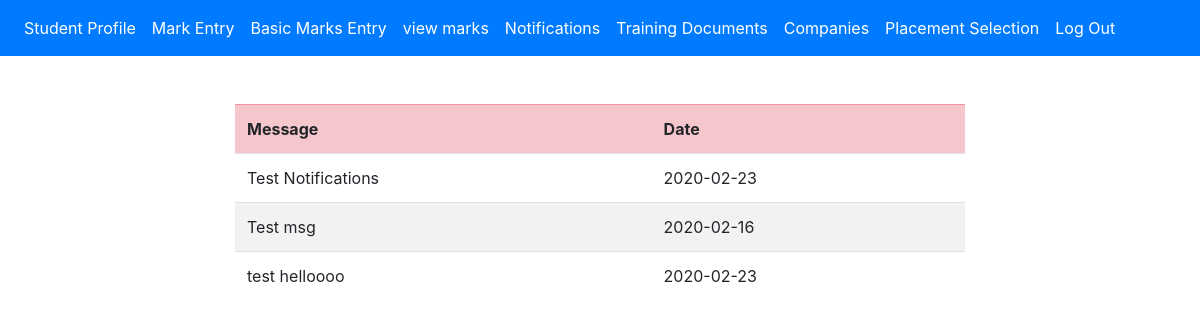
Before: /view_messages.php with the older database file.
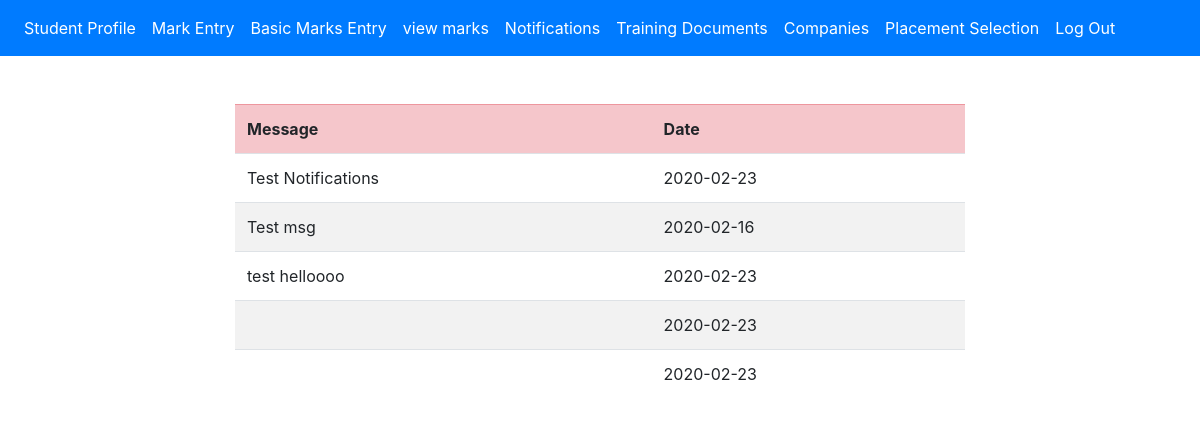
After: the same page with the newer database file.
### tables this page shows
CREATE TABLE `notification` (
  `id` int(11) NOT NULL,
  `message` varchar(500) NOT NULL,
  `date` date NOT NULL
);

### view_messages.php (the view, shortened to what this page needs)
<?php
include './stud_navbar.php';
?>
<br>
<br>
<div class="container">
<div class="row">
<div class="col col-12 col-sm-2">
</div>
<div class="col col-12 col-sm-8">
<form action="" method="post">
<table class="table table-striped">
<tr class="table-danger">
    <th>Message</th>
    <th>Date</th>
</tr>
<?php
$server_name="localhost";
$db_username="root";
$db_password="";
$db_name="training";
$connection=new mysqli($server_name,$db_username,$db_password,$db_name);
$sql="SELECT `id`, `message`, `date` FROM `notification` ";
    $res=$connection->query($sql);
if($res->num_rows>0){
    while($row=$res->fetch_assoc()){
        $message=$row["message"];
        $date=$row["date"];
        echo "<tr>
        <td> $message </td>
        <td>  $date </td>
    </tr>";
    }
}
else{
    echo "<script> alert('No new Company details available')   </script>";
}
?>
</table>
</form>
</div>
<div class="col col-12 col-sm-2">
</div>
</div>
</div>
</body>
</html>

### stud_navbar.php (shortened to what this page needs)
<!DOCTYPE html>
<html lang="en">
<head>
<link rel="stylesheet" href="https://stackpath.bootstrapcdn.com/bootstrap/4.4.1/css/bootstrap.min.css">
</head>
<body style="background-color: white;"  >
<nav class="navbar navbar-expand-sm bg-primary navbar-dark">
  <ul class="navbar-nav">
  <li class="nav-item">
      <a class="nav-link active" href="studprof.php">Student Profile</a>
    </li>
    <li class="nav-item">
      <a class="nav-link active" href="marks.php">Mark Entry</a>
    </li>
    <li class="nav-item">
      <a class="nav-link active" href="basic_Marks.php">Basic Marks Entry</a>
    </li>
    <li class="nav-item">
      <a class="nav-link active" href="viewmarks.php">view marks</a>
    </li>
    <li class="nav-item">
      <a class="nav-link active" href="view_messages.php"> Notifications</a>
    </li>
    <li class="nav-item">
      <a class="nav-link active" href="view_trainingdocuments.php"> Training Documents</a>
    </li>
    <li class="nav-item">
      <a class="nav-link active" href="view_companies.php">Companies</a>
    </li>
    <li class="nav-item">
      <a class="nav-link active" href="viewSelection.php">Placement Selection</a>
    </li>
    <li class="nav-item">
      <a class="nav-link active" href="admin.php">Log Out</a>
    </li>
  </ul>
</nav>

Changed rows visible on the page:
added notification: date "2020-02-23"
added notification: date "2020-02-23"
